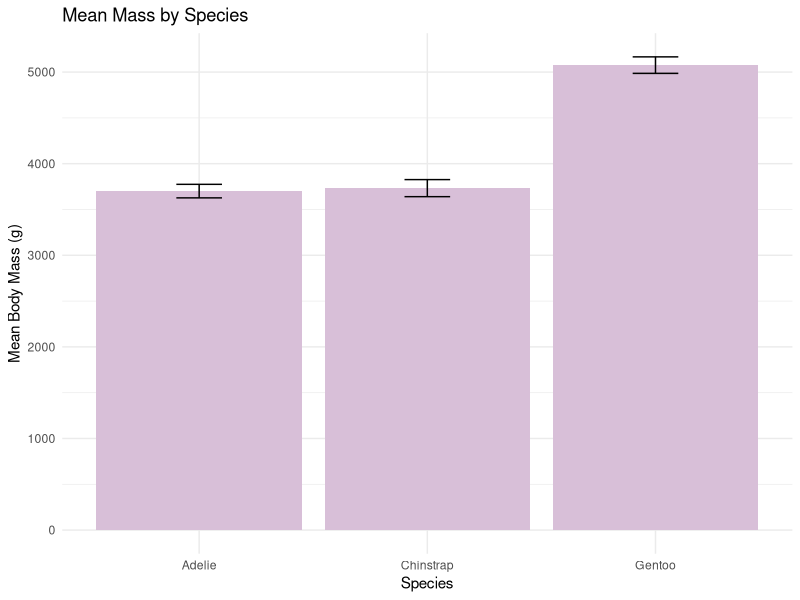
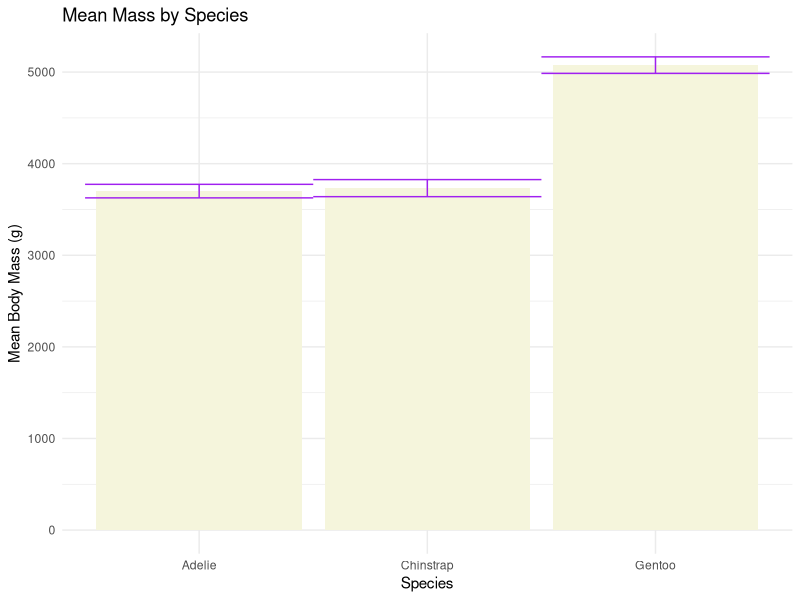
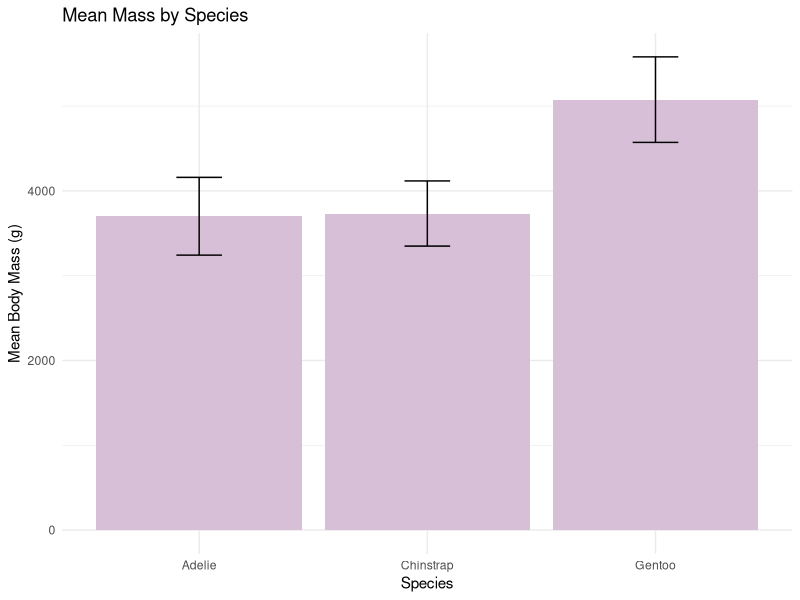
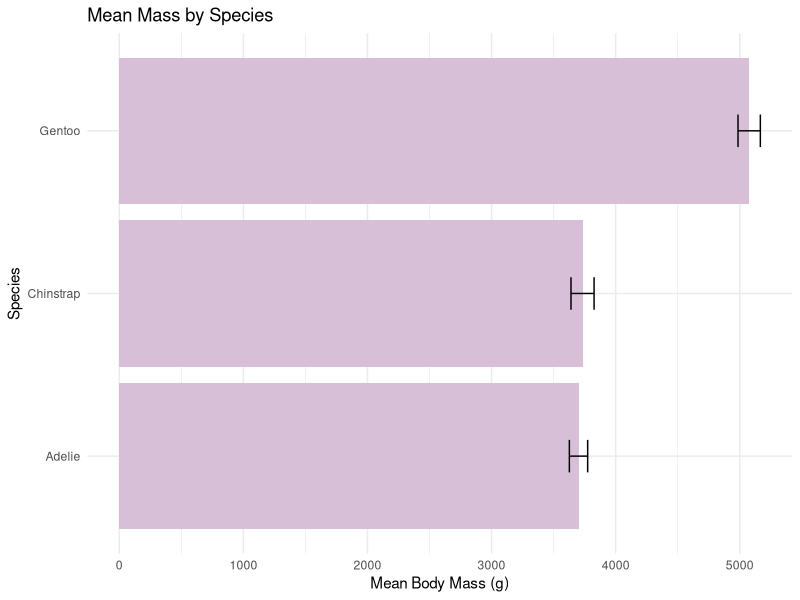
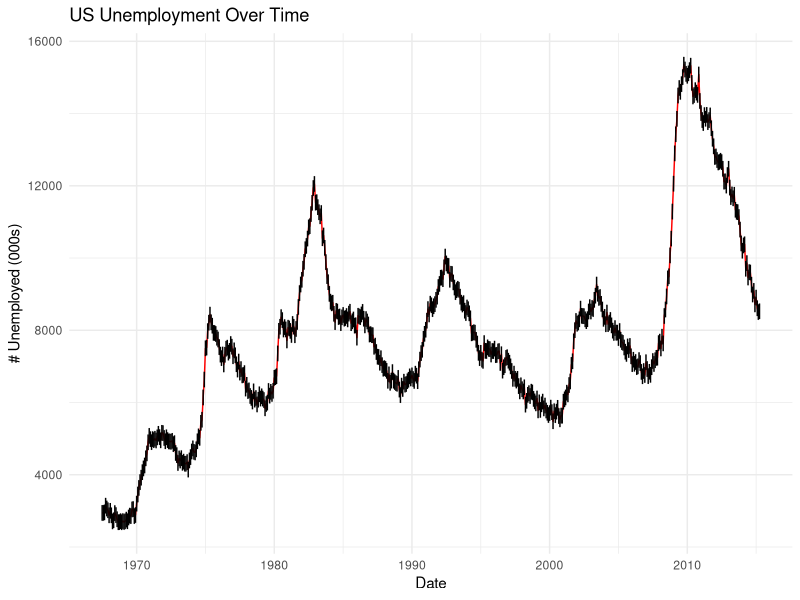

These charts were generated, in order, by the following R code:
## ---- chunk 1

#| label: setup
#| include: false

library(tidyverse)

knitr::opts_chunk$set(echo = TRUE)
## ---- chunk 2
#| warning: false

# load packages
library(tidyverse)

# load dataset
library(palmerpenguins)
data(penguins)
## ---- chunk 3
# make a summary table with aggregated stats
penguins_summary <- penguins %>%
  filter(!is.na(body_mass_g)) %>% 
  group_by(species) %>%
  summarise(
    mean_mass = mean(body_mass_g),
    sd_mass = sd(body_mass_g),
    se_mass = sd_mass / sqrt(n()),
    ci_lower = mean_mass - qt(0.975, df = n() - 1) * se_mass,
    ci_upper = mean_mass + qt(0.975, df = n() - 1) * se_mass
  )
## ---- chunk 4
ggplot(penguins_summary, aes(x = species, y = mean_mass)) +
  geom_col(fill = "thistle") +
  geom_errorbar(aes(ymin = ci_lower, ymax = ci_upper),
                width = 0.2) +
  ggtitle("Mean Mass by Species") +
  labs(x = "Species", y="Mean Body Mass (g)") +
  theme_minimal()
## ---- chunk 5
ggplot(penguins_summary, aes(x = species, y = mean_mass)) +
  geom_col(fill = "beige") +
  geom_errorbar(aes(ymin = ci_lower, ymax = ci_upper),
                width = 1, color = "purple") +
  ggtitle("Mean Mass by Species") +
  labs(x = "Species", y="Mean Body Mass (g)") +
  theme_minimal()
## ---- chunk 6
ggplot(penguins_summary, aes(x = species, y = mean_mass)) +
  geom_col(fill = "thistle") +
  geom_errorbar(aes(ymin = mean_mass - sd_mass, ymax = mean_mass + sd_mass),
                width = 0.2) +
  ggtitle("Mean Mass by Species") +
  labs(x = "Species", y="Mean Body Mass (g)") +
  theme_minimal()
## ---- chunk 7
ggplot(penguins_summary, aes(y = species, x = mean_mass)) +
  geom_col(fill = "thistle") +
  geom_errorbarh(aes(xmin = ci_lower, xmax = ci_upper),
                height = 0.2) +
  ggtitle("Mean Mass by Species") +
  labs(x = "Mean Body Mass (g)", y="Species") +
  theme_minimal()
## ---- chunk 8
#| warning: false

# econ summary table
econ_summary <- economics %>%
  summarise(
    mean_unemploy = mean(unemploy, na.rm = TRUE),
    sd_unemploy = sd(unemploy, na.rm = TRUE),
    se_unemploy = sd_unemploy / sqrt(n()),
    ci_lower = unemploy - qt(0.975, df = n() - 1) * se_unemploy,
    ci_upper = unemploy + qt(0.975, df = n() - 1) * se_unemploy
  )

# plot with 95% CI
ggplot(economics, aes(x = date, y = unemploy)) +
  geom_line(color = "red") +  
  geom_errorbar(aes(ymin = econ_summary$ci_lower, ymax = econ_summary$ci_upper),         width = 1) +
  ggtitle("US Unemployment Over Time") +
  labs(x = "Date", y="# Unemployed (000s)") +
  theme_minimal()
